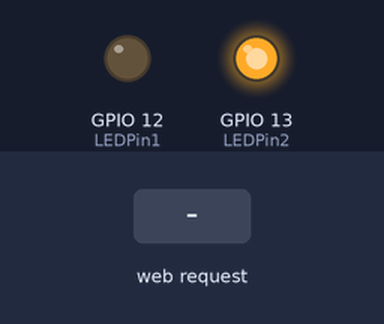
A sketch run on a simulated ESP8266 (NodeMCU). Shown: output pins drawn as LEDs (lit = HIGH). The inputs (shaded band) are chosen by the test bench. What the sketch prints to the serial monitor is not drawn.

Above: at 1.2 s.
1.3 s: HTTP request GET /led received
At 2.4 s:
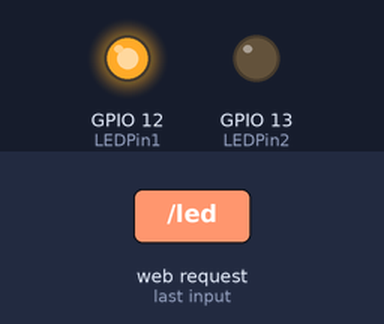
2.8 s: HTTP request GET /led?status1=1 received
At 3.6 s:
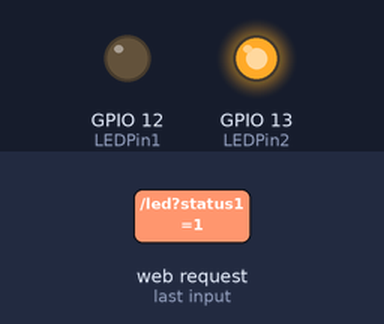
4.3 s: HTTP request GET /led?status1=0 received
At 4.7 s:
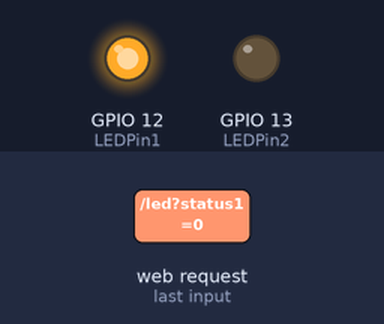
Timing chart, 0 to 7.3 s (numbered marks = the images above; inputs shaded):
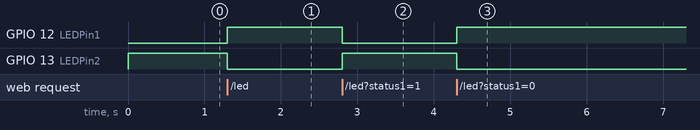

Measured:
- after the input at 1.3 s, GPIO 12 (LEDPin1): LOW → HIGH at once; GPIO 13 (LEDPin2): HIGH → LOW at once
- after the input at 2.8 s, GPIO 12 (LEDPin1): HIGH → LOW at once; GPIO 13 (LEDPin2): LOW → HIGH at once
- after the input at 4.3 s, GPIO 12 (LEDPin1): LOW → HIGH at once; GPIO 13 (LEDPin2): HIGH → LOW at once

The sketch:

webpage_nodemcu.ino
```cpp
#include<ESP8266WebServer.h>
#include<ESP8266WiFi.h>
ESP8266WebServer server;
const char username[]="rishi";
const char password[]="rishi2001";
#define LEDPin1 12
#define LEDPin2 13
IPAddress local_IP(192,168,4,22);
IPAddress gateway(192,168,4,22);
IPAddress subnet(255,255,255,0);
void setup()
{WiFi.softAPConfig(local_IP,gateway,subnet);
  pinMode(LEDPin1,OUTPUT);
pinMode(LEDPin2,OUTPUT);
digitalWrite(LEDPin1,LOW);
digitalWrite(LEDPin2,HIGH);
Serial.begin(115200);

WiFi.softAP(username,password);//create access point
Serial.println("connected");
IPAddress myIP=WiFi.softAPIP();
Serial.print("AP IP address: ");
Serial.println(myIP);
server.begin();
server.on("/led",led);
//server.on("/check",check);
}
void loop()
{server.handleClient();
}
void led()
{String myhtml="<!DOCTYPE html><html lang=\"en\" dir=\"ltr\"><head><meta charset=\"utf-8\"><title>Nodemcu local website</title><script type=\"text/javascript\">function addParagraphText1(){var x = document.getElementById(\"para1\");var y = document.getElementById(\"para2\");if (x.innerHTML === \"LED1 Status: OFF\") {x.innerHTML = \"LED1 Status: ON\";y.innerHTML = \"LED2 Status: OFF\";} }function addParagraphText2(){var x = document.getElementById(\"para1\");var y = document.getElementById(\"para2\");if (y.innerHTML === \"LED2 Status: OFF\") {y.innerHTML = \"LED2 Status: ON\";x.innerHTML = \"LED1 Status: OFF\";}        }</script></head><body style=\"background-color: #66ccff\"><div style=\"text-align: center;\"><h1>ESP8266 Web Server</h1><h2>Using Access Point(AP) Mode</h2><form><p id=\"para1\">LED1 Status: OFF</p><button onclick=\"addParagraphText1();\" id=\"button\" type=\"submit\" name=\"status1\" value=\"0\" style=\"background-color: green; color: white;\">ON</button><p id=\"para2\">LED2 Status: ON</p><button onclick=\"addParagraphText2();\" id=\"button\" type=\"submit\" name=\"status1\" value=\"1\" style=\"background-color: green; color: white;\">ON</button></form></div></body></html>";
   server.send(200,"text/html",myhtml);
   if(server.arg("status1")=="1")
    {
      digitalWrite(LEDPin1,LOW);
      digitalWrite(LEDPin2,HIGH);
    }
    else
    {
      digitalWrite(LEDPin1,HIGH);
      digitalWrite(LEDPin2,LOW);
    }

}
```
